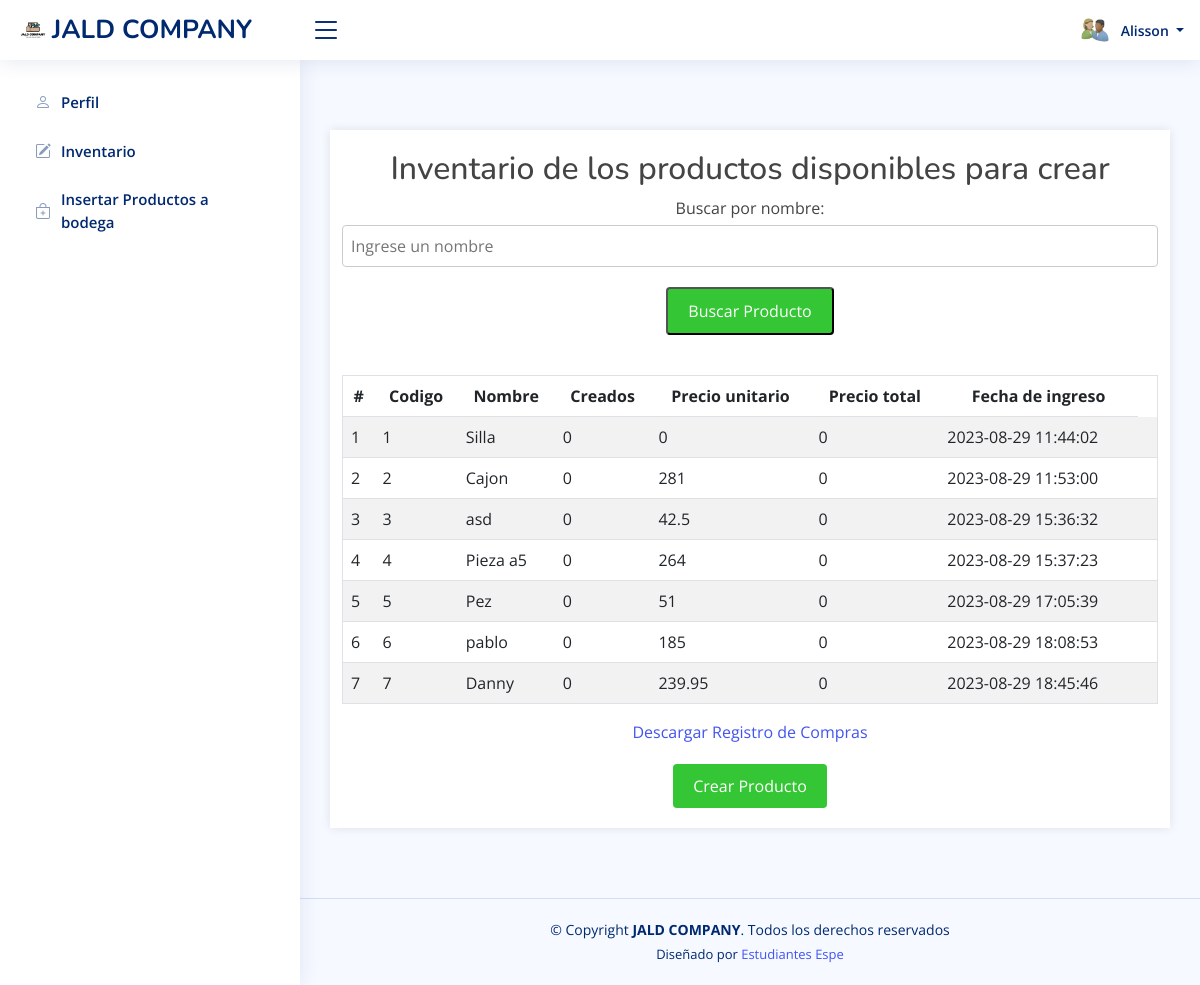
The app's page /ProyectoTercerParcial/php/ver_inventario2.php (signed in) with its own data.
### tables this page shows
CREATE TABLE `inventario_produccion` (
  `id_producto` int(11) NOT NULL,
  `nombre_producto` varchar(255) NOT NULL,
  `nombre_material` varchar(255) NOT NULL,
  `cantidad` varchar(255) NOT NULL,
  `fecha` datetime NOT NULL DEFAULT current_timestamp() ON UPDATE current_timestamp(),
  `cantidad_cad` int(11) NOT NULL,
  `precio` double NOT NULL,
  `precio_total` double NOT NULL
);

### ProyectoTercerParcial/php/ver_inventario2.php (the view, shortened to what this page needs)
<?php
include('dbconnection.php');
?>
<!DOCTYPE html>
<html lang="en">
<head>
  <link rel="stylesheet" href="../css/estilo_productos.css">
  <link href="../vendor/bootstrap/css/bootstrap.min.css" rel="stylesheet">
  <link href="../vendor/bootstrap-icons/bootstrap-icons.css" rel="stylesheet">
  <link href="../vendor/boxicons/css/boxicons.min.css" rel="stylesheet">
  <link href="../vendor/quill/quill.snow.css" rel="stylesheet">
  <link href="../vendor/quill/quill.bubble.css" rel="stylesheet">
  <link href="../vendor/remixicon/remixicon.css" rel="stylesheet">
  <link href="../vendor/simple-datatables/style.css" rel="stylesheet">
  <link href="../css/stylebootstrap.css" rel="stylesheet">
</head>
<body>
  <header id="header" class="header fixed-top d-flex align-items-center">
    <div class="d-flex align-items-center justify-content-between">
      <a href="indexAdministrador.php" class="logo d-flex align-items-center">
        <img src="../img/logo.png" alt="">
        <span class="d-none d-lg-block">JALD COMPANY</span>
      </a>
      <i class="bi bi-list toggle-sidebar-btn"></i>
    </div>
    <nav class="header-nav ms-auto">
      <ul class="d-flex align-items-center">
        <li class="nav-item dropdown pe-3">
          <a class="nav-link nav-profile d-flex align-items-center pe-0" href="#" data-bs-toggle="dropdown">
            <img src="../img/profile-img.jpg" alt="Profile" class="rounded-circle">
            <span class="d-none d-md-block dropdown-toggle ps-2">
                <?php
                echo $_SESSION["nombre"];
                ?>
            </span>
          </a>
        </li>
      </ul>
    </nav>
  </header>
  <aside id="sidebar" class="sidebar">
    <ul class="sidebar-nav" id="sidebar-nav">
        <li class="nav-item">
            <a class="nav-link collapsed" href="users-profile.php">
                <i class="bi bi-person"></i>
                <span>Perfil</span>
            </a>
        </li>
        <?php if($_SESSION["id_cargo"] == 2 ):?>
        <li class="nav-item">
            <a class="nav-link collapsed" href="index.php">
                <i class="bi bi-pencil-square"></i>
                <span>Inventario</span>
            </a>
        </li>
        <?php endif; ?>
        <?php if($_SESSION["id_cargo"]==2):?>
            <li class="nav-item">
                <a class="nav-link collapsed" href="insert.php">
                    <i class="bi bi-bag-plus"></i>
                    <span>Insertar Productos a bodega</span>
                </a>
            </li>
        <?php endif; ?>
    </ul>
  </aside>
  <main id="main" class="main">
  <div class="container">
<h2>Inventario de los productos disponibles para crear</h2>
<table>
<form method="GET">
    <label for="nombre">Buscar por nombre: </label>
    <input type="text" name="nombre" id="nombre" placeholder="Ingrese un nombre">
    <button type="submit" class="create-product-btn">Buscar Producto</button>
</form>
<table class="table table-striped table-hover">
                    <thead>
                        <tr>
                            <th>#</th>
                            <th>Codigo </th>
                            <th>Nombre </th>
                            <th>Creados</th>
                            <th>Precio unitario </th>
                            <th>Precio total</th>
                            <th>Fecha de ingreso</th>
                        </tr>
                    </thead>
                    <tbody>
                        <?php
                        $filtro = "";
          $consulta = "SELECT * FROM inventario_produccion" . $filtro;
            $ret = mysqli_query($con, $consulta);
       $cnt = 1;
               $row = mysqli_num_rows($ret);
                        if ($row > 0) {
                            while ($row = mysqli_fetch_array($ret)) {
                        ?>
                                <tr class="<?php echo $fila_clase; ?>">
                                    <td><?php echo $cnt; ?></td>
                                    <td><?php echo $row['id_producto']; ?></td>
                                    <td><?php echo $row['nombre_producto']; ?>
                                    <td><?php echo $row['cantidad_cad']; ?></td>
                                    <td><?php echo $row['precio']; ?></td>
                                    <td><?php echo $row['precio_total']; ?></td>
                                    <td><?php echo $row['fecha'];?></td>
                                    <td>
                                    </td>
                                </tr>
                        <?php
                                $cnt = $cnt + 1;
                            }
                        } else {
                        ?>
                            <tr>
                                <th style="text-align:center; color:red;" colspan="6">No hay productos registrados </th>
                            </tr>
                        <?php } ?>
                    </tbody>
                </table>
<a href="generar_csv.php" class="download-link">Descargar Registro de Compras</a>
<a href="index_despacho.php" class="create-product-btn">Crear Producto</a>
</div>
  </main>
  <footer id="footer" class="footer">
    <div class="copyright">
      &copy; Copyright <strong><span>JALD COMPANY</span></strong>. Todos los derechos reservados
    </div>
    <div class="credits">
      Diseñado por <a href="https://www.espe.edu.ec/">Estudiantes Espe</a>
    </div>
  </footer>
</body>
</html>

### ProyectoTercerParcial/css/estilo_productos.css (style rules this page uses)
body { font-family: Arial, sans-serif; background-color: #f4f4f4; margin: 0; padding: 0; }
.container { width: 100%; max-width: 600px; margin: 50px auto; padding: 20px; background-color: #fff; box-shadow: 0 0 10px rgba(0, 0, 0, 0.1); display: flex; flex-direction: column; align-items: center; }
h2 { text-align: center; margin-bottom: 20px; width: 100%; }
label { display: block; margin-bottom: 5px; }
input[type="text"], input[type="number"] { width: 100%; padding: 8px; border: 1px solid #ccc; border-radius: 4px; }
table { width: 100%; border-collapse: collapse; margin-top: 20px; }
table, th, td { border: 1px solid #ddd; }
th, td { padding: 8px 12px; text-align: left; }
th { background-color: #f2f2f2; }
.view-inventory-btn, .create-product-btn, .materials-btn { display: inline-block; margin-top: 20px; padding: 10px 20px; color: white; text-decoration: none; border-radius: 4px; transition: background-color 0.3s ease; }
.create-product-btn { background-color: #34c634; }
table form { display: flex; flex-direction: column; align-items: center; }
table th { padding: 10px; text-align: center; }
table td { padding: 10px; vertical-align: middle; }

### records on screen
inventario_produccion: id_producto "1", nombre_producto "Silla", cantidad_cad "0", precio "0", precio_total "0", fecha "2023-08-29 11:44:02"
inventario_produccion: id_producto "2", nombre_producto "Cajon", cantidad_cad "0", precio "281", precio_total "0", fecha "2023-08-29 11:53:00"
inventario_produccion: id_producto "3", nombre_producto "asd", cantidad_cad "0", precio "42.5", precio_total "0", fecha "2023-08-29 15:36:32"
inventario_produccion: id_producto "4", nombre_producto "Pieza a5", cantidad_cad "0", precio "264", precio_total "0", fecha "2023-08-29 15:37:23"
inventario_produccion: id_producto "5", nombre_producto "Pez", cantidad_cad "0", precio "51", precio_total "0", fecha "2023-08-29 17:05:39"
inventario_produccion: id_producto "6", nombre_producto "pablo", cantidad_cad "0", precio "185", precio_total "0", fecha "2023-08-29 18:08:53"
inventario_produccion: id_producto "7", nombre_producto "Danny", cantidad_cad "0", precio "239.95", precio_total "0", fecha "2023-08-29 18:45:46"

### other values on screen
$_SESSION["nombre"] "Alisson"
